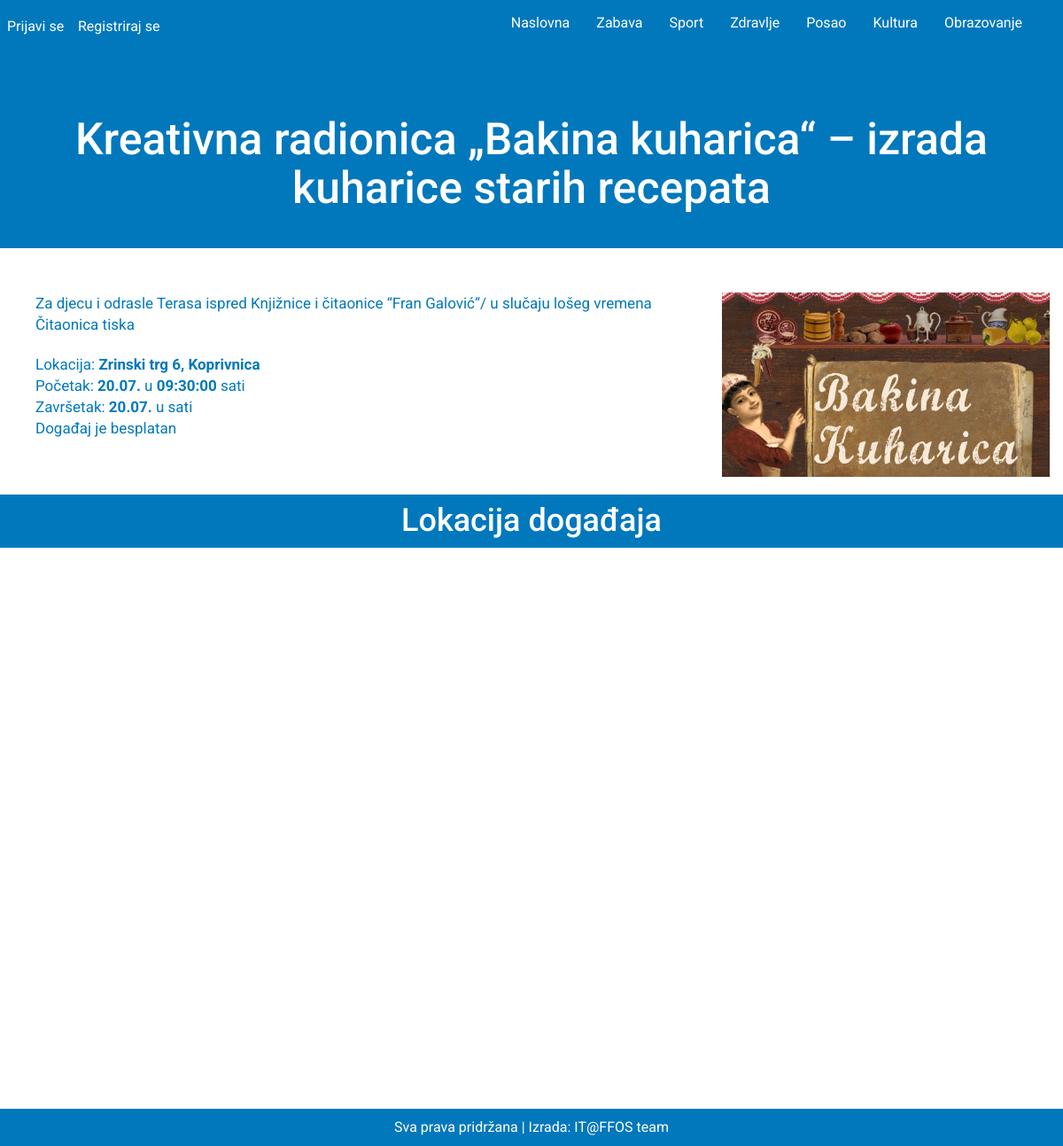
/singlePost.php?id=10, run on an earlier commit of the app's database.
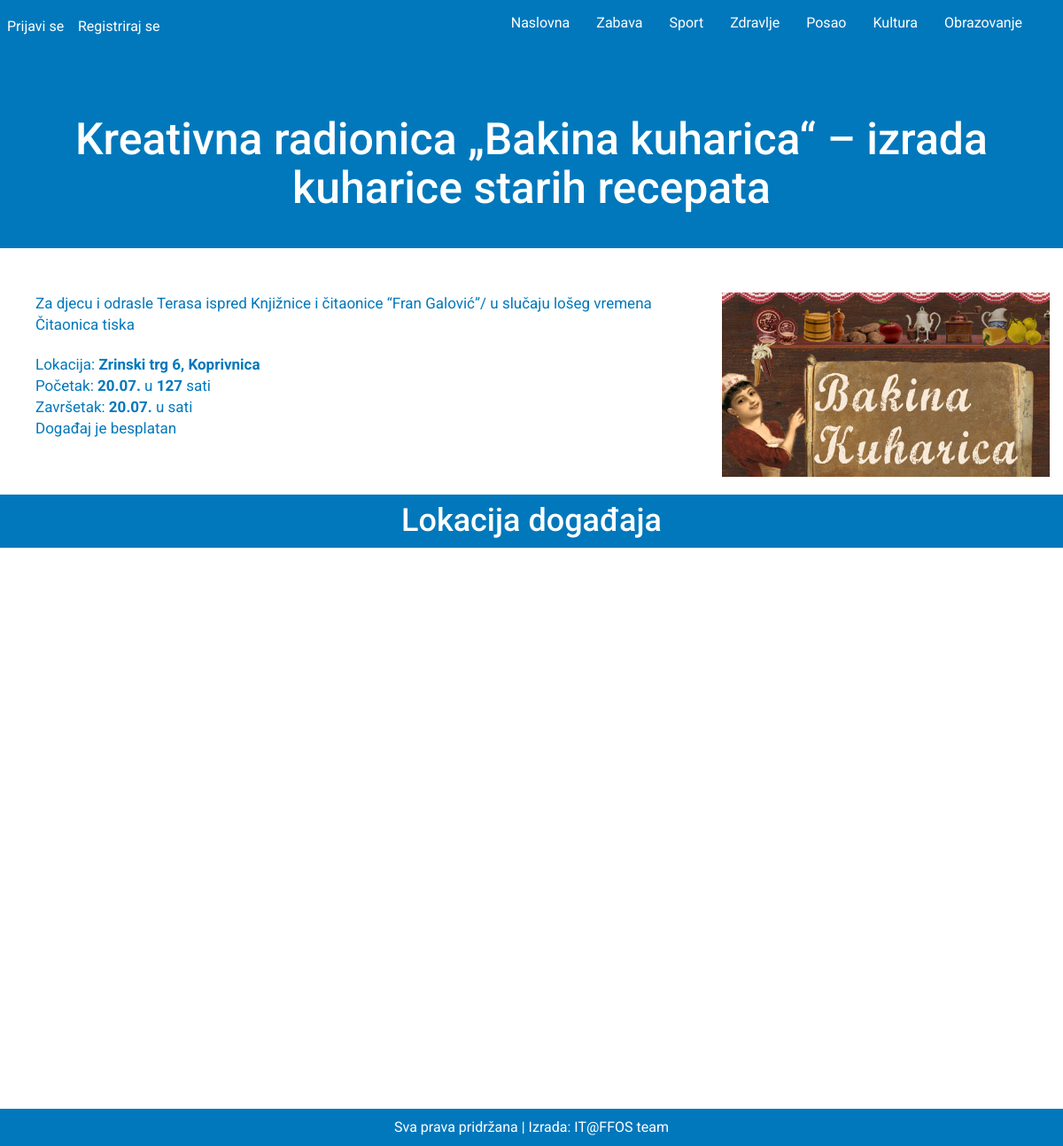
And on a later commit of the database.
### tables this page shows
CREATE TABLE `event` (
  `id` int(11) NOT NULL,
  `name` varchar(250) NOT NULL,
  `location` varchar(250) NOT NULL,
  `description` text NOT NULL,
  `start_day` varchar(250) NOT NULL,
  `start_month` varchar(250) NOT NULL,
  `start_year` varchar(250) NOT NULL,
  `start_time` tinyint(4) DEFAULT NULL,
  `finish_day` varchar(250) NOT NULL,
  `finish_month` varchar(250) NOT NULL,
  `finish_year` varchar(250) NOT NULL,
  `finish_time` tinyint(4) DEFAULT NULL,
  `organizer` varchar(250) DEFAULT NULL,
  `price` decimal(10,0) DEFAULT NULL,
  `category` varchar(250) NOT NULL,
  `pic_extension` varchar(250) DEFAULT NULL,
  `url` text
);

### konfiguracija.php (called while the page is built, shortened)
<?php
$put="/koprivnica/";

### singlePost.php (the view, shortened to what this page needs)
<?php include 'konfiguracija.php';?>
<?php
$event = $veza->prepare("select * from event where id=:id");
$event->bindParam(":id", $_GET["id"]);
$event->execute();
$singleEvent = $event->fetch(PDO::FETCH_OBJ);
?>
<?php include_once "header.php"; ?>
<div class="single_post" style="text-align: center;">
	<h1><?php echo $singleEvent->name;?></h1>
</div>
<div class="row single_post_content">
	<div class="col-md-8 single_post_description">
		<?php echo $singleEvent->description;?>
	<br/>
	<div class="single_post_location">Lokacija: <strong><?php echo $singleEvent->location;?></strong></div>
	<div class="single_post_day">Početak: <strong><?php echo $singleEvent->start_day . "." . $singleEvent->start_month . ".</strong> u <strong>" . $singleEvent->start_time . "</strong>  sati<br />Završetak: <strong>" . $singleEvent->finish_day . "." . $singleEvent->finish_month . ".</strong> u <strong>" . $singleEvent->finish_time;?></strong> sati</div>
		<?php if (!empty($singleEvent->price)) {
		?>
		    <p>Cijena događaja: <strong><?php echo $singleEvent->price;?> </strong></p>
		<?php
		} else { echo "Događaj je besplatan";}; ?>
</div>
	<div class="col-md-4">
	<?php if(isset($singleEvent->pic_extension)):?>
		<img src="<?php echo $put;?>images/<?php echo $singleEvent->pic_extension;?>" alt="Slika vijesti" class="img-responsive post_image" />
		<?php else:?>
		<img src="images/placeholder.png" />
	<?php endif;?>
	</div>
</div>
<div class="row" id="location">
	<h1 class="single_post_location_title"> Lokacija događaja </h1>
</div>
	<div id="mapwrap" style="width: 75%; height: 75%;">
		<div id="map"></div>
	</div>
	<br/>
<?php include_once "footer.php"; ?>

### header.php (shortened to what this page needs)
<!DOCTYPE html>
<html>
<head>
    <link href='<?php echo $put;?>css/bootstrap.min.css' rel='stylesheet' type='text/css'>
    <link href='<?php echo $put;?>css/style.css' rel='stylesheet' type='text/css'>
    <link rel="stylesheet" href="http://cdnjs.cloudflare.com/ajax/libs/font-awesome/4.4.0/css/font-awesome.min.css">
</head>
<body>
<?php if(!isset($_SESSION["userData"])):?>
<div class="login_button">
  <button data-toggle="modal" data-target="#myModal">Prijavi se</button>
</div>
<div class="register_button">
  <button data-toggle="modal" data-target="#myModal1">Registriraj se</button>
</div>
<?php endif;?>
<nav class="navbar navbar-default">
  <div class="container-fluid">
    <div class="collapse navbar-collapse" id="bs-example-navbar-collapse-1">
      <ul class="nav navbar-nav">
        <li><a href="index.php">Naslovna</a></li>
        <li><a href="singleCategory.php?cat=Zabava">Zabava</a></li>
      	<li><a href="singleCategory.php?cat=Sport">Sport</a></li>
        <li><a href="singleCategory.php?cat=Zdravlje">Zdravlje</a></li>
        <li><a href="singleCategory.php?cat=Posao">Posao</a></li>
        <li><a href="singleCategory.php?cat=Kultura">Kultura</a></li>
        <li><a href="singleCategory.php?cat=Obrazovanje">Obrazovanje</a></li>
      </ul>
    </div>
  </div>
</nav>

### footer.php (shortened to what this page needs)
<div class="footer">
	<div class="prava">
	Sva prava pridržana | Izrada: IT@FFOS team
	</div>
</div>
</body>

### css/style.css (style rules this page uses)
html { width: 100%; height: 100%; }
body { font-family: 'Roboto', sans-serif; width: 100%; height: 100%; font-size: 16px; }
.navbar { background-color: transparent; border-color: transparent; position: absolute; right: 0; z-index: 9999; }
.navbar-default .navbar-nav>li>a, .navbar-default .navbar-nav>li>a:hover { color: #fff; }
.navbar-nav>li>a { padding-bottom: 0; }
.navbar-default .navbar-nav>li a::after, .register_button button::after, .login_button button::after { content: ''; display: block; width: 0; height: 2px; background: #fff; transition: width .3s; }
.row { margin: 0; }
.post_image { width: 100%; }
.prava { text-align: center; background-color: #0178BC; color: #fff; padding: 10px; }
.login_button { position: absolute; z-index: 9999; top: 16px; }
.login_button button { color: #fff; border-color: transparent; background-color: transparent; }
.register_button { position: absolute; z-index: 9999; top: 16px; left: 80px; }
.register_button button { color: #fff; border-color: transparent; background-color: transparent; }
.single_post { width: 100%; height: 280px; background-color: #0178BC; color: #fff; }
.single_post h1 { text-align: center; font-size: 50px; padding-top: 130px; margin-top: 0; }
.single_post_content { margin-top: 50px; }
.single_post_content img { width: 100%; height: auto; }
.single_post_description { padding-left: 40px; color: #0178BC; font-size: 17px; }
.single_post_location { margin-top: 20px; }
.single_post_location_title { text-align: center; background-color: #0178BC; color: #fff; padding: 10px; }
#map { width: 100%; height: 100%; left: 16%; }
.single_post_content img { object-fit: cover; }

What changed in the data, as far as the page shows it:
changed event "Kreativna radionica „Bakina kuharica“ – izrada kuharice starih recepata": start_time "09:30:00" → "127"
